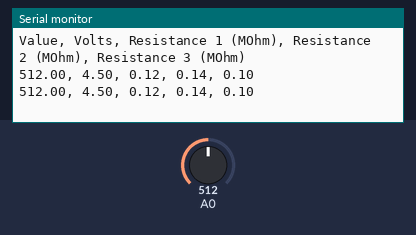
Recording of a sketch running on a simulated Arduino Uno, built with avr-gcc and run on an emulated ATmega328P. Parts: the last lines printed to the serial monitor. The test bench sets the inputs (shaded band); at power-on: A0 = 512.

Above: at 2.8 s.
2.9 s: A0 set to 0
At 4.6 s:
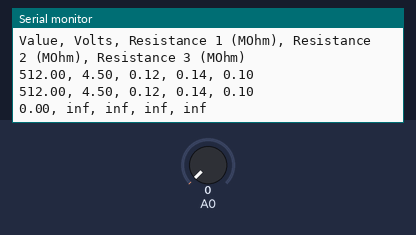
7.5 s: A0 set to 122
At 8.9 s:
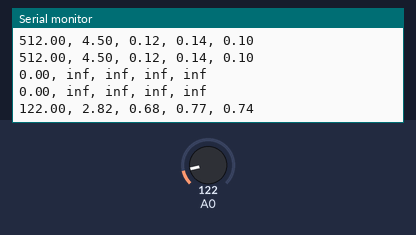

Measured:
- after the input at 2.9 s, the serial monitor: prints a new line after 1.1 s (image 1)
- after the input at 7.5 s, the serial monitor: prints a new line after 0.55 s (image 2)

The sketch:

OhmVolt.ino
```cpp
// Arduino Ohm Voltage Experiment
// Kip DeCastro
// July 18th
//
// This program is designed to compare the equations gleaned from the Arduino
// ohm voltage experiment to each other.

// Initialize variables...
double a = 0; // Our value read from the arduino
double va = 0; // Arduino to volt
double ra = 0; // Arduino to resistance
double rv = 0; // va to resistance
double rt = 0; // Tim's resistance equation

void setup(){
	// Set up our baud signal
	Serial.begin(9600);
	// Get the first analog pin ready to read data.
	pinMode(A0, INPUT);
	// Set up the header for our data. NOTE: This data is much easier if imported
	// into excel.
	// Value = Arduino 5 bit value
	// Volts = Volts calculated by the VA equation
	// Resistance 1 = Resistance calculated by the RA equation
	// Resistance 2 = Resistance calculated by combining VA + RV
	// Resistance 3 = Tim's Resistance equation
	Serial.println("Value, Volts, Resistance 1 (MOhm), Resistance 2 (MOhm), Resistance 3 (MOhm)");

}

void loop(){
	a = analogRead(A0);
	va = 1.1742*(log(a)) - 2.8236;
  double ma = a/100;
	ra = 0.8633*(pow(ma, -1.202));
	rv = 0.1828*(pow(va, 2)) - 1.7136*va + 4.1463;
	rt = ((0.1*1024)/a)-0.1;
	Serial.print(a);
	Serial.print(", ");
	Serial.print(va);
	Serial.print(", ");
	Serial.print(ra);
	Serial.print(", ");
	Serial.print(rv);
	Serial.print(", ");
	Serial.println(rt);

  delay(2000);
}
```
